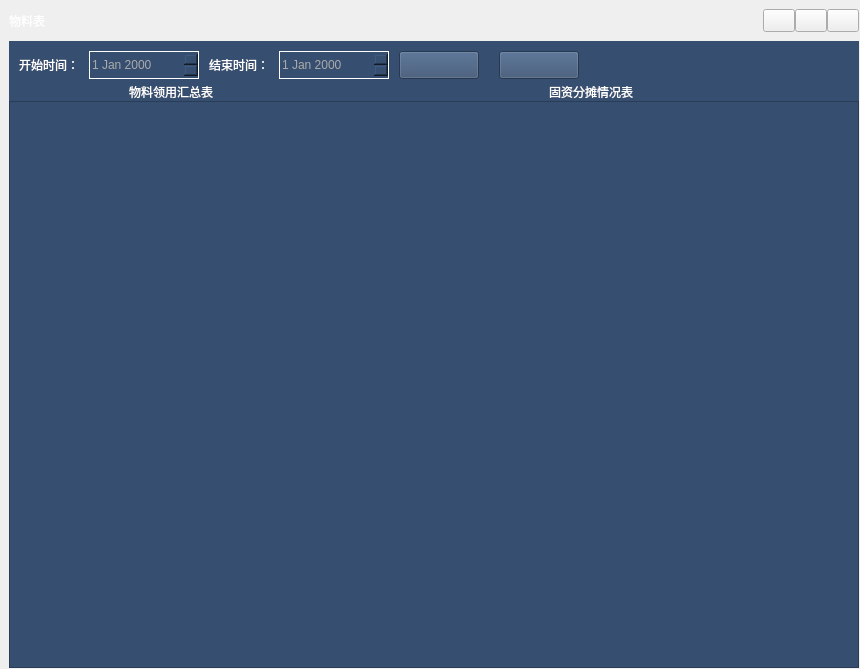
<?xml version="1.0" encoding="UTF-8"?>
<ui version="4.0">
 <class>materielreport</class>
 <widget class="QWidget" name="materielreport">
  <property name="geometry">
   <rect>
    <x>0</x>
    <y>0</y>
    <width>860</width>
    <height>669</height>
   </rect>
  </property>
  <property name="minimumSize">
   <size>
    <width>860</width>
    <height>630</height>
   </size>
  </property>
  <property name="windowTitle">
   <string>物料表</string>
  </property>
  <property name="windowIcon">
   <iconset>
    <normaloff>Resources/test.png</normaloff>Resources/test.png</iconset>
  </property>
  <layout class="QVBoxLayout" name="verticalLayout">
   <property name="spacing">
    <number>0</number>
   </property>
   <property name="leftMargin">
    <number>9</number>
   </property>
   <property name="topMargin">
    <number>1</number>
   </property>
   <property name="rightMargin">
    <number>1</number>
   </property>
   <property name="bottomMargin">
    <number>1</number>
   </property>
   <item>
    <widget class="QWidget" name="child_widget_title" native="true">
     <property name="minimumSize">
      <size>
       <width>0</width>
       <height>40</height>
      </size>
     </property>
     <property name="styleSheet">
      <string notr="true"/>
     </property>
     <layout class="QHBoxLayout" name="horizontalLayout">
      <property name="spacing">
       <number>0</number>
      </property>
      <property name="leftMargin">
       <number>0</number>
      </property>
      <property name="topMargin">
       <number>0</number>
      </property>
      <property name="rightMargin">
       <number>0</number>
      </property>
      <property name="bottomMargin">
       <number>0</number>
      </property>
      <item>
       <widget class="QLabel" name="label">
        <property name="minimumSize">
         <size>
          <width>100</width>
          <height>0</height>
         </size>
        </property>
        <property name="styleSheet">
         <string notr="true">font: 12pt &quot;微软雅黑&quot;;
color: rgb(255, 255, 255);</string>
        </property>
        <property name="text">
         <string>物料表</string>
        </property>
       </widget>
      </item>
      <item>
       <spacer name="horizontalSpacer_2">
        <property name="orientation">
         <enum>Qt::Horizontal</enum>
        </property>
        <property name="sizeHint" stdset="0">
         <size>
          <width>747</width>
          <height>20</height>
         </size>
        </property>
       </spacer>
      </item>
      <item>
       <widget class="QPushButton" name="min_btn">
        <property name="minimumSize">
         <size>
          <width>32</width>
          <height>23</height>
         </size>
        </property>
        <property name="text">
         <string/>
        </property>
       </widget>
      </item>
      <item>
       <widget class="QPushButton" name="max_restore_btn">
        <property name="minimumSize">
         <size>
          <width>32</width>
          <height>23</height>
         </size>
        </property>
        <property name="text">
         <string/>
        </property>
       </widget>
      </item>
      <item>
       <widget class="QPushButton" name="close_btn">
        <property name="minimumSize">
         <size>
          <width>32</width>
          <height>23</height>
         </size>
        </property>
        <property name="text">
         <string/>
        </property>
       </widget>
      </item>
     </layout>
    </widget>
   </item>
   <item>
    <widget class="QWidget" name="widget_19" native="true">
     <property name="minimumSize">
      <size>
       <width>0</width>
       <height>60</height>
      </size>
     </property>
     <property name="maximumSize">
      <size>
       <width>16777215</width>
       <height>60</height>
      </size>
     </property>
     <property name="styleSheet">
      <string notr="true">background-color: rgb(54, 78, 111);</string>
     </property>
     <widget class="QLabel" name="label_21">
      <property name="geometry">
       <rect>
        <x>10</x>
        <y>10</y>
        <width>65</width>
        <height>28</height>
       </rect>
      </property>
      <property name="styleSheet">
       <string notr="true">color: rgb(255, 255, 255);</string>
      </property>
      <property name="text">
       <string>开始时间：</string>
      </property>
     </widget>
     <widget class="QLabel" name="label_22">
      <property name="geometry">
       <rect>
        <x>200</x>
        <y>10</y>
        <width>65</width>
        <height>28</height>
       </rect>
      </property>
      <property name="styleSheet">
       <string notr="true">color: rgb(255, 255, 255);</string>
      </property>
      <property name="text">
       <string>结束时间：</string>
      </property>
     </widget>
     <widget class="QLabel" name="label_23">
      <property name="geometry">
       <rect>
        <x>540</x>
        <y>40</y>
        <width>191</width>
        <height>21</height>
       </rect>
      </property>
      <property name="styleSheet">
       <string notr="true">color: rgb(255, 255, 255);
font: 75 14pt &quot;微软雅黑&quot;;</string>
      </property>
      <property name="text">
       <string>固资分摊情况表</string>
      </property>
     </widget>
     <widget class="QLabel" name="label_24">
      <property name="geometry">
       <rect>
        <x>120</x>
        <y>40</y>
        <width>191</width>
        <height>21</height>
       </rect>
      </property>
      <property name="styleSheet">
       <string notr="true">color: rgb(255, 255, 255);
font: 75 14pt &quot;微软雅黑&quot;;</string>
      </property>
      <property name="text">
       <string>物料领用汇总表</string>
      </property>
     </widget>
     <widget class="QDateEdit" name="materielreport_startdateEdit">
      <property name="geometry">
       <rect>
        <x>80</x>
        <y>10</y>
        <width>110</width>
        <height>28</height>
       </rect>
      </property>
      <property name="styleSheet">
       <string notr="true">color: rgb(171, 171, 171);
border-color: rgb(255, 255, 255);
border-style: solid;
border-width: 1px;</string>
      </property>
     </widget>
     <widget class="QPushButton" name="materielreport_search_btn">
      <property name="geometry">
       <rect>
        <x>390</x>
        <y>10</y>
        <width>80</width>
        <height>28</height>
       </rect>
      </property>
      <property name="text">
       <string/>
      </property>
     </widget>
     <widget class="QDateEdit" name="materiel_report_enddateEdit">
      <property name="geometry">
       <rect>
        <x>270</x>
        <y>10</y>
        <width>110</width>
        <height>28</height>
       </rect>
      </property>
      <property name="styleSheet">
       <string notr="true">color: rgb(171, 171, 171);
border-color: rgb(255, 255, 255);
border-style: solid;
border-width: 1px;</string>
      </property>
     </widget>
     <widget class="QPushButton" name="materielreport_export_btn">
      <property name="geometry">
       <rect>
        <x>490</x>
        <y>10</y>
        <width>80</width>
        <height>28</height>
       </rect>
      </property>
      <property name="text">
       <string/>
      </property>
     </widget>
    </widget>
   </item>
   <item>
    <widget class="QTableView" name="materiel_report_tableView">
     <property name="styleSheet">
      <string notr="true">background-color: rgb(54, 78, 111);</string>
     </property>
    </widget>
   </item>
  </layout>
 </widget>
 <resources/>
 <connections/>
</ui>
